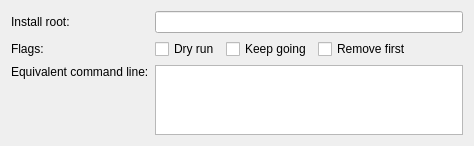
<?xml version="1.0" encoding="UTF-8"?>
<ui version="4.0">
 <class>QbsProjectManager::Internal::QbsInstallStepConfigWidget</class>
 <widget class="QWidget" name="QbsProjectManager::Internal::QbsInstallStepConfigWidget">
  <property name="geometry">
   <rect>
    <x>0</x>
    <y>0</y>
    <width>474</width>
    <height>146</height>
   </rect>
  </property>
  <layout class="QFormLayout" name="formLayout">
   <item row="0" column="0">
    <widget class="QLabel" name="installRootLabel">
     <property name="text">
      <string>Install root:</string>
     </property>
    </widget>
   </item>
   <item row="0" column="1">
    <widget class="Utils::PathChooser" name="installRootChooser">
     <property name="minimumSize">
      <size>
       <width>0</width>
       <height>0</height>
      </size>
     </property>
    </widget>
   </item>
   <item row="1" column="0">
    <widget class="QLabel" name="flagsLabel">
     <property name="text">
      <string>Flags:</string>
     </property>
    </widget>
   </item>
   <item row="1" column="1">
    <layout class="QHBoxLayout" name="horizontalLayout">
     <item>
      <widget class="QCheckBox" name="dryRunCheckBox">
       <property name="text">
        <string>Dry run</string>
       </property>
      </widget>
     </item>
     <item>
      <widget class="QCheckBox" name="keepGoingCheckBox">
       <property name="text">
        <string>Keep going</string>
       </property>
      </widget>
     </item>
     <item>
      <widget class="QCheckBox" name="removeFirstCheckBox">
       <property name="text">
        <string>Remove first</string>
       </property>
      </widget>
     </item>
     <item>
      <spacer name="horizontalSpacer">
       <property name="orientation">
        <enum>Qt::Horizontal</enum>
       </property>
       <property name="sizeHint" stdset="0">
        <size>
         <width>40</width>
         <height>20</height>
        </size>
       </property>
      </spacer>
     </item>
    </layout>
   </item>
   <item row="2" column="0">
    <widget class="QLabel" name="commandLineKeyLabel">
     <property name="sizePolicy">
      <sizepolicy hsizetype="Fixed" vsizetype="Preferred">
       <horstretch>0</horstretch>
       <verstretch>0</verstretch>
      </sizepolicy>
     </property>
     <property name="text">
      <string>Equivalent command line:</string>
     </property>
     <property name="alignment">
      <set>Qt::AlignLeading|Qt::AlignLeft|Qt::AlignTop</set>
     </property>
    </widget>
   </item>
   <item row="2" column="1">
    <widget class="QPlainTextEdit" name="commandLineTextEdit">
     <property name="sizePolicy">
      <sizepolicy hsizetype="Expanding" vsizetype="Preferred">
       <horstretch>0</horstretch>
       <verstretch>0</verstretch>
      </sizepolicy>
     </property>
     <property name="readOnly">
      <bool>true</bool>
     </property>
     <property name="plainText">
      <string notr="true"/>
     </property>
     <property name="textInteractionFlags">
      <set>Qt::TextSelectableByKeyboard|Qt::TextSelectableByMouse</set>
     </property>
    </widget>
   </item>
  </layout>
 </widget>
 <customwidgets>
  <customwidget>
   <class>Utils::PathChooser</class>
   <extends>QLineEdit</extends>
   <header location="global">utils/pathchooser.h</header>
  </customwidget>
 </customwidgets>
 <resources/>
 <connections/>
</ui>
